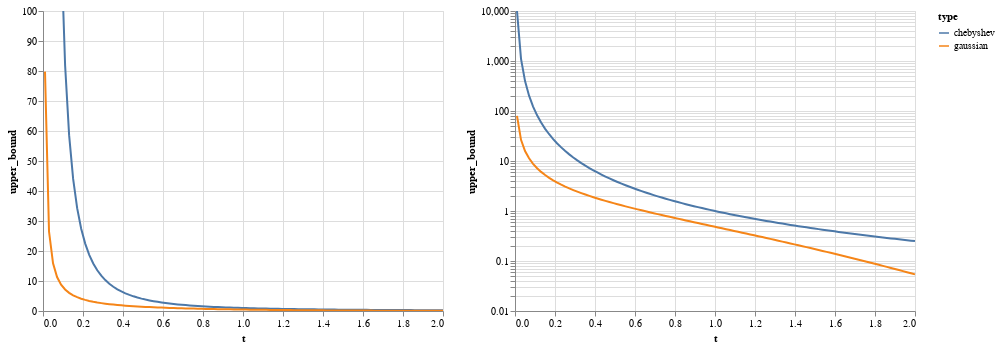

Notebook source saved alongside this figure:
### Code cell
linear_chart = (
    alt.Chart(df_plot).mark_line(clip=True).encode(x="t", y=alt.Y("upper_bound", scale=alt.Scale(domain=[0, 100])), color="type")
)
log_chart = (
    alt.Chart(df_plot)
    .mark_line()
    .encode(x="t", y=alt.Y("upper_bound", scale=alt.Y(type="log")), color="type")
)

linear_chart | log_chart

### Figure 1 — Vega-Lite specification as saved in the notebook (floating-point values rounded to 4 significant figures; data arrays with more than 128 entries replaced by an {"elided": "..."} marker saying what was removed)
{"config": {"view": {"continuousWidth": 400, "continuousHeight": 300}}, "hconcat": [{"mark": {"type": "line", "clip": true}, "encoding": {"color": {"field": "type", "type": "nominal"}, "x": {"field": "t", "type": "quantitative"}, "y": {"field": "upper_bound", "scale": {"domain": [0, 100]}, "type": "quantitative"}}}, {"mark": "line", "encoding": {"color": {"field": "type", "type": "nominal"}, "x": {"field": "t", "type": "quantitative"}, "y": {"field": "upper_bound", "scale": {"type": "log"}, "type": "quantitative"}}}], "data": {"name": "data-eb8f271a02a910290db08cc7378d5901"}, "$schema": "https://vega.github.io/schema/vega-lite/v4.17.0.json", "datasets": {"data-eb8f271a02a910290db08cc7378d5901": {"elided": "200 records"}}}
